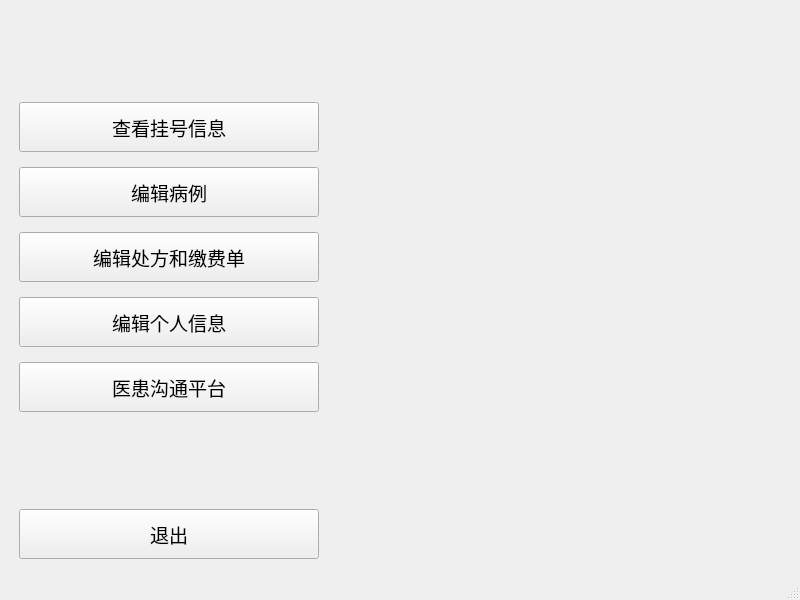
<?xml version="1.0" encoding="UTF-8"?>
<ui version="4.0">
 <class>DoctorInterface</class>
 <widget class="QMainWindow" name="DoctorInterface">
  <property name="geometry">
   <rect>
    <x>0</x>
    <y>0</y>
    <width>800</width>
    <height>600</height>
   </rect>
  </property>
  <property name="windowTitle">
   <string>医生界面</string>
  </property>
  <widget class="QWidget" name="centralwidget">
   <layout class="QHBoxLayout" name="horizontalLayout">
    <item>
     <widget class="QWidget" name="leftPanel" native="true">
      <property name="minimumSize">
       <size>
        <width>320</width>
        <height>0</height>
       </size>
      </property>
      <property name="maximumSize">
       <size>
        <width>350</width>
        <height>16777215</height>
       </size>
      </property>
      <layout class="QVBoxLayout" name="verticalLayout">
       <property name="spacing">
        <number>15</number>
       </property>
       <property name="leftMargin">
        <number>10</number>
       </property>
       <property name="topMargin">
        <number>10</number>
       </property>
       <property name="rightMargin">
        <number>10</number>
       </property>
       <property name="bottomMargin">
        <number>10</number>
       </property>
       <item>
        <spacer name="verticalSpacer_top">
         <property name="orientation">
          <enum>Qt::Vertical</enum>
         </property>
         <property name="sizeHint" stdset="0">
          <size>
           <width>20</width>
           <height>40</height>
          </size>
         </property>
        </spacer>
       </item>
       <item>
        <widget class="QPushButton" name="viewRegistrationButton">
         <property name="minimumSize">
          <size>
           <width>0</width>
           <height>50</height>
          </size>
         </property>
         <property name="font">
          <font>
           <pointsize>14</pointsize>
          </font>
         </property>
         <property name="text">
          <string>查看挂号信息</string>
         </property>
        </widget>
       </item>
       <item>
        <widget class="QPushButton" name="editCaseButton">
         <property name="minimumSize">
          <size>
           <width>0</width>
           <height>50</height>
          </size>
         </property>
         <property name="font">
          <font>
           <pointsize>14</pointsize>
          </font>
         </property>
         <property name="text">
          <string>编辑病例</string>
         </property>
        </widget>
       </item>
       <item>
        <widget class="QPushButton" name="editPrescriptionButton">
         <property name="minimumSize">
          <size>
           <width>0</width>
           <height>50</height>
          </size>
         </property>
         <property name="font">
          <font>
           <pointsize>14</pointsize>
          </font>
         </property>
         <property name="text">
          <string>编辑处方和缴费单</string>
         </property>
        </widget>
       </item>
       <item>
        <widget class="QPushButton" name="editProfileButton">
         <property name="minimumSize">
          <size>
           <width>0</width>
           <height>50</height>
          </size>
         </property>
         <property name="font">
          <font>
           <pointsize>14</pointsize>
          </font>
         </property>
         <property name="text">
          <string>编辑个人信息</string>
         </property>
        </widget>
       </item>
       <item>
        <widget class="QPushButton" name="communicationButton">
         <property name="minimumSize">
          <size>
           <width>0</width>
           <height>50</height>
          </size>
         </property>
         <property name="font">
          <font>
           <pointsize>14</pointsize>
          </font>
         </property>
         <property name="text">
          <string>医患沟通平台</string>
         </property>
        </widget>
       </item>
       <item>
        <spacer name="verticalSpacer_bottom">
         <property name="orientation">
          <enum>Qt::Vertical</enum>
         </property>
         <property name="sizeHint" stdset="0">
          <size>
           <width>20</width>
           <height>40</height>
          </size>
         </property>
        </spacer>
       </item>
       <item>
        <widget class="QPushButton" name="exitButton">
         <property name="minimumSize">
          <size>
           <width>0</width>
           <height>50</height>
          </size>
         </property>
         <property name="font">
          <font>
           <pointsize>14</pointsize>
          </font>
         </property>
         <property name="text">
          <string>退出</string>
         </property>
        </widget>
       </item>
      </layout>
     </widget>
    </item>
    <item>
     <!-- 核心修改点 -->
     <widget class="QStackedWidget" name="contentStackedWidget">
      <widget class="QWidget" name="imagePage">
       <layout class="QGridLayout" name="gridLayout">
        <item row="0" column="0">
         <widget class="QLabel" name="imageLabel">
          <property name="text">
           <string/>
          </property>
          <property name="alignment">
           <set>Qt::AlignCenter</set>
          </property>
         </widget>
        </item>
       </layout>
      </widget>
      <widget class="QWidget" name="page_2"/>
     </widget>
    </item>
   </layout>
  </widget>
  <widget class="QMenuBar" name="menubar">
   <property name="geometry">
    <rect>
     <x>0</x>
     <y>0</y>
     <width>800</width>
     <height>22</height>
    </rect>
   </property>
  </widget>
  <widget class="QStatusBar" name="statusbar"/>
 </widget>
 <resources>
  <include location="resources.qrc"/>
 </resources>
 <connections/>
</ui>
